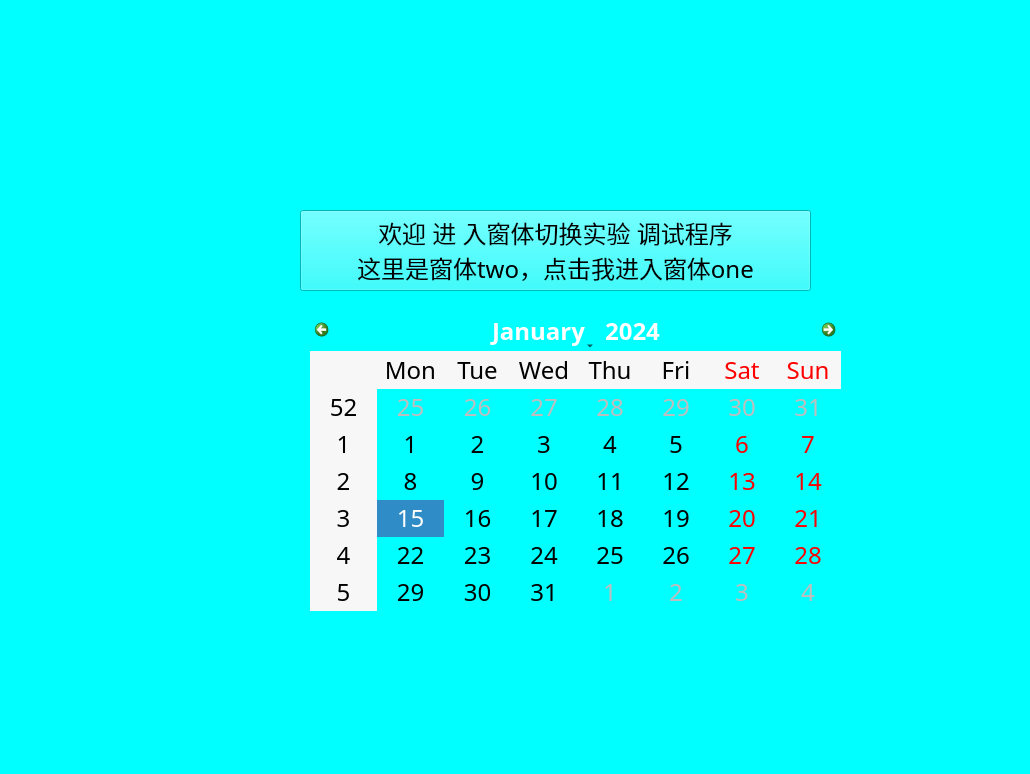
<?xml version="1.0" encoding="UTF-8"?>
<ui version="4.0">
 <class>Form</class>
 <widget class="QWidget" name="Form">
  <property name="geometry">
   <rect>
    <x>0</x>
    <y>0</y>
    <width>1030</width>
    <height>774</height>
   </rect>
  </property>
  <property name="font">
   <font>
    <family>黑体</family>
    <pointsize>18</pointsize>
   </font>
  </property>
  <property name="windowTitle">
   <string>two</string>
  </property>
  <property name="styleSheet">
   <string notr="true">
background-color: rgb(0, 255, 255);</string>
  </property>
  <widget class="QCalendarWidget" name="calendarWidget">
   <property name="geometry">
    <rect>
     <x>310</x>
     <y>310</y>
     <width>531</width>
     <height>301</height>
    </rect>
   </property>
  </widget>
  <widget class="QPushButton" name="pushButton">
   <property name="geometry">
    <rect>
     <x>300</x>
     <y>210</y>
     <width>511</width>
     <height>81</height>
    </rect>
   </property>
   <property name="font">
    <font>
     <family>黑体</family>
     <pointsize>18</pointsize>
    </font>
   </property>
   <property name="text">
    <string>欢迎 进 入窗体切换实验 调试程序
这里是窗体two，点击我进入窗体one</string>
   </property>
  </widget>
 </widget>
 <resources/>
 <connections/>
</ui>
